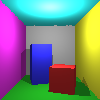
Frame 1 (no input)
Frame 60 (the mouse pressed at the canvas centre just before this capture): identical to frame 1, image omitted
Frame 120 (the mouse held since frame 60 and released just before this capture): identical to frame 1, image omitted

The Processing sketch that drew this single still picture (run headless with seeded random() and noise(); from frame 60 on, the mouse is pressed at the canvas centre):

// Processing sketch: DGILab2_t1
// ── DGILab2_t1.pde
// GLOBAL VARIABLES //<>//
// Here, I put all globals variables into the 'Globals' class just to keep them tidy. You don't have to do this.
public static class Globals {
  static final float PI = 3.14159265358979323846f;
  static final float epsilon = 0.000001f;

  static int SCREEN_WIDTH = 100;
  static int SCREEN_HEIGHT = 100;
  static int t;    //timer

  static ArrayList<Triangle> triangles;
  static float focalLength = SCREEN_HEIGHT;
  static PVector cameraPosition = new PVector(0, 0, -3);
  static PVector lightPos = new PVector(0, -0.5, -0.7);
  static PVector lightColor = new PVector(1*14.f, 1*14.f, 1*14.f);
  static PVector indirectLight = new PVector(1* 0.5f, 1* 0.5f, 1* 0.5f);

  //Movement
  static final float delta = 0.1;  //movement speed modifier for lights and camera
  static final float yaw = 0.05;
  static float cameraYaw = 0.0;
  static Matrix3x3 R = new Matrix3x3();
  
}

void updateRotation(Matrix3x3 r, float yaw) {
  r.setColumn(0, cos(yaw), 0, sin(yaw));
  r.setColumn(1, 0, 1, 0);
  r.setColumn(2, -sin(yaw), 0, cos(yaw));
}

// Represents an intersection with a triangle - see lab instructions
public static class Intersection {
  public PVector position;
  public float distance;
  public int triangleIndex;

  public Intersection() {
    position = new PVector();
    distance = Float.MAX_VALUE;
    triangleIndex = -1;
  }
}

// Main function to find the closest intersection - see lab instructions
public static boolean ClosestIntersection(PVector start, PVector dir, ArrayList<Triangle> triangles, Intersection closestIntersection, int ignoreTriangleIndex) {
  boolean intersected = false;

  for (int i = 0; i < triangles.size(); i++) {

    if (i == ignoreTriangleIndex) {
      continue;
    }

    Triangle triangle = triangles.get(i);
    PVector v0 = triangle.v0;
    PVector v1 = triangle.v1;
    PVector v2 = triangle.v2;
    //PVector e1 = v1;
    //e1.sub(v0);
    //PVector e2 = v2;
    //e2.sub(v0);
    //PVector b = start;
    //start.sub(v0);
    PVector e1 = PVector.sub(v1, v0);
    PVector e2 = PVector.sub(v2, v0);
    PVector b  = PVector.sub(start, v0);

    float[][] vals = {
      { - dir.x, e1.x, e2.x},
      {  -dir.y, e1.y, e2.y},
      { - dir.z, e1.z, e2.z}
    };

    Matrix3x3 A = new Matrix3x3(vals);

    float det = A.determinant();
    if (abs(det) < 1e-6) {
      continue;
    }

    Matrix3x3 Ainv = A.inverse();
    PVector x = Ainv.multiply(b);

    // checkintersection
    float t = x.x;
    float u = x.y;
    float v = x.z;
    // Q: do not set t >= 0. When casting from the surface to the light source while generating the shadow,
    // intersections with t ≈ 0 correspond to the surface itself (self-intersection), which causes shadow acne.
    // Instead, require t > epsilon to ignore hits that are too close to the ray origin.
    if (t >=  Globals.epsilon && u >= 0 && v >= 0 && u + v <= 1) {
      intersected = true;
      if (t < closestIntersection.distance) {
        // .set(start.add(dir.mult(t))) will also change the value of "start" and "dir", so don't do that.
        PVector intersectedPos = PVector.add(start, PVector.mult(dir, t));
        closestIntersection.position.set(intersectedPos);
        closestIntersection.distance = t;
        closestIntersection.triangleIndex = i;
      }
    }
  }

  return intersected;
}

//see lab instructions
PVector DirectLight(Intersection i)
{
  // Check if it's in shadow
  Intersection closestIntersection = new Intersection();
  PVector rayDir = PVector.sub(Globals.lightPos, i.position);
  rayDir.normalize();
  boolean isInShadow = ClosestIntersection(i.position, rayDir, Globals.triangles, closestIntersection, i.triangleIndex);
  if (isInShadow) {
    float pointToIntersectionDistance = PVector.dist(closestIntersection.position, i.position);
    float pointToLightDistance = PVector.dist(Globals.lightPos, i.position);
    if (pointToIntersectionDistance < pointToLightDistance) {
      return new PVector(0, 0, 0);
    }
  }

  // IF not in shadow...

  // Q: set the top light instead of round one
  PVector lightDir = PVector.sub(Globals.lightPos, i.position);
  lightDir.normalize();
  PVector norm = Globals.triangles.get(i.triangleIndex).normal;
  float r = PVector.dist(Globals.lightPos, i.position);
  PVector D = PVector.div(PVector.mult(Globals.lightColor, max(PVector.dot(lightDir, norm), 0)), 4*Globals.PI*r*r);


  return D;
  //return new PVector(0, 0, 0);
}

//THIS IS THE MAIN ENTRY POINT TO THE PROGRAM
void setup() {
  size(100, 100);
  background(0);

  //example of howto initialise a timer (if you want to do that)
  Globals.t = millis();

  //example of howto load a model in
  Globals.triangles = new ArrayList<>();
  CornellBox cb = new CornellBox();
  cb.loadTestModel(Globals.triangles);
  System.out.println("Loaded " + Globals.triangles.size() + " triangles.");

  //initialized rotate matrix
  updateRotation(Globals.R, Globals.cameraYaw);
}

void draw() {
  background(0);

  update();
  //call the update function below - for now, this is just used to calculate how long a single frame take to render

  // draw the whole screen, pixel by pixel
  for (int y = 0; y < Globals.SCREEN_HEIGHT; ++y)
  {
    for (int x = 0; x < Globals.SCREEN_WIDTH; ++x)
    {
      PVector dir = new PVector(x-(Globals.SCREEN_WIDTH / 2), y-(Globals.SCREEN_HEIGHT / 2), Globals.focalLength);
      dir = Globals.R.multiply(dir);
      dir.normalize();
      Intersection closestIntersection = new Intersection();
      boolean isIntersected = ClosestIntersection(Globals.cameraPosition, dir, Globals.triangles, closestIntersection, -1);

      if (isIntersected) {
        PVector triangleCol = Globals.triangles.get(closestIntersection.triangleIndex).col;
        float colorX = triangleCol.x*255;
        float colorY = triangleCol.y*255;
        float colorZ = triangleCol.z*255;
        PVector lightPower = DirectLight(closestIntersection);

        // Deal with indirect light



        //  color c = color(colorX, colorY, colorZ);
        // color c = color(lightPower.x*255, lightPower.y*255, lightPower.z*255);

        // p*D
        //color c = color(lightPower.x*colorX, lightPower.y*colorY, lightPower.z*colorZ);

        // p*(D+N)
        color c = color((lightPower.x + Globals.indirectLight.x)*colorX, (lightPower.y + Globals.indirectLight.y)*colorY, (lightPower.z + Globals.indirectLight.z)*colorZ);
        
        

        set(x, y, c);
      }
    }
  }
  
}

//updatePixels() {
//};  // https :/ /processing.org/reference/updatePixels_.html


void update() {
  //Compute frame time:
  int t2 = millis();
  float dt = float(t2 - Globals.t);
  Globals.t = t2;
  //println("Render time: " + dt +" ms.");
}

void keyPressed() {

  //Note : With the release of macOS Sierra, Apple changed how key repeat works, so keyPressed may not function as expected.
  //See https :/ /github.com/processing/processing/wiki/Troubleshooting#key-repeat-on-macos-sierra

  switch(key)
  {
  case 27 :  //ESCAPE key
    exit();
    break;
  case CODED:
    if (keyCode == UP) {
      Globals.cameraPosition.z += Globals.delta;
    } else if (keyCode == DOWN) {
      Globals.cameraPosition.z -= Globals.delta;
    } else if (keyCode == LEFT) {
      Globals.cameraYaw -= Globals.yaw;
      updateRotation(Globals.R, Globals.cameraYaw);
    } else if (keyCode == RIGHT) {
      Globals.cameraYaw += Globals.yaw;
      updateRotation(Globals.R, Globals.cameraYaw);
    }
    break;
  case 'w':
    Globals.lightPos.z += Globals.delta;
    break;
  case 's':
    Globals.lightPos.z -= Globals.delta;
    break;
  case 'a':
    Globals.lightPos.x -= Globals.delta;
    break;
  case 'd':
    Globals.lightPos.x += Globals.delta;
    break;
  case 'q':
    Globals.lightPos.y -= Globals.delta;
    break;
  case 'e':
    Globals.lightPos.y += Globals.delta;
    break;
  }
}

// ── utils.pde
import java.util.ArrayList;

class Triangle {
  public PVector v0, v1, v2;
  public PVector normal;
  public PVector col;

  public Triangle(PVector v0, PVector v1, PVector v2, PVector col) {
    //System.out.printf("Create triangle: (%f,%f, %f) (%f,%f, %f) (%f,%f, %f)\n", v0.x, v0.y, v0.z,v1.x, v1.y, v1.z,v2.x, v2.y, v2.z);
    this.v0 = new PVector(v0.x, v0.y, v0.z);
    this.v1 = new PVector(v1.x, v1.y, v1.z);
    this.v2 = new PVector(v2.x, v2.y, v2.z);
    this.col = new PVector(col.x, col.y, col.z);
    this.computeNormal(); //problem in this function
  }

  private void computeNormal() {
    PVector e1 = PVector.sub(this.v1, this.v0);
    PVector e2 = PVector.sub(this.v2, this.v0);
    this.normal = e2.cross(e1).normalize();
  }
}

public static class Matrix3x3 {
  float[][] matrix;

  // Constructor
  public Matrix3x3(float[][] values) {
    if (values.length != 3 || values[0].length != 3) {
      throw new IllegalArgumentException("Matrix must be 3x3.");
    }
    this.matrix = values;
  }

  public Matrix3x3() {
    float[][] values = {
      {0, 0, 0},
      {0, 0, 0},
      {0, 0, 0}
    };
    this.matrix = values;
  }

  public void setColumn(int col, float a, float b, float c) {
    if ((col > 2) || (col < 0)) return;
    this.matrix[col][0] = a;
    this.matrix[col][1] = b;
    this.matrix[col][2] = c;
  }

  // Get determinant of the matrix
  public float determinant() {
    return matrix[0][0] * (matrix[1][1] * matrix[2][2] - matrix[1][2] * matrix[2][1])
      - matrix[0][1] * (matrix[1][0] * matrix[2][2] - matrix[1][2] * matrix[2][0])
      + matrix[0][2] * (matrix[1][0] * matrix[2][1] - matrix[1][1] * matrix[2][0]);
  }

  // Get the inverse of the matrix
  public Matrix3x3 inverse() {
    float det = determinant();
    if (abs(det) < 1e-6) { // Prevent division by zero
      throw new ArithmeticException("Matrix is singular and cannot be inverted.");
    }

    float[][] inv = new float[3][3];

    // Compute the adjugate matrix (cofactor matrix transposed)
    inv[0][0] = (matrix[1][1] * matrix[2][2] - matrix[1][2] * matrix[2][1]) / det;
    inv[0][1] = (matrix[0][2] * matrix[2][1] - matrix[0][1] * matrix[2][2]) / det;
    inv[0][2] = (matrix[0][1] * matrix[1][2] - matrix[0][2] * matrix[1][1]) / det;

    inv[1][0] = (matrix[1][2] * matrix[2][0] - matrix[1][0] * matrix[2][2]) / det;
    inv[1][1] = (matrix[0][0] * matrix[2][2] - matrix[0][2] * matrix[2][0]) / det;
    inv[1][2] = (matrix[0][2] * matrix[1][0] - matrix[0][0] * matrix[1][2]) / det;

    inv[2][0] = (matrix[1][0] * matrix[2][1] - matrix[1][1] * matrix[2][0]) / det;
    inv[2][1] = (matrix[0][1] * matrix[2][0] - matrix[0][0] * matrix[2][1]) / det;
    inv[2][2] = (matrix[0][0] * matrix[1][1] - matrix[0][1] * matrix[1][0]) / det;

    return new Matrix3x3(inv);
  }

  // Matrix multiplication
  public Matrix3x3 multiply(Matrix3x3 other) {
    float[][] result = new float[3][3];

    for (int i = 0; i < 3; i++) {
      for (int j = 0; j < 3; j++) {
        result[i][j] = 0;
        for (int k = 0; k < 3; k++) {
          result[i][j] += this.matrix[i][k] * other.matrix[k][j];
        }
      }
    }
    return new Matrix3x3(result);
  }

  // Multiply the matrix by a vector
  public PVector multiply(PVector vector) {
    float x = matrix[0][0] * vector.x + matrix[0][1] * vector.y + matrix[0][2] * vector.z;
    float y = matrix[1][0] * vector.x + matrix[1][1] * vector.y + matrix[1][2] * vector.z;
    float z = matrix[2][0] * vector.x + matrix[2][1] * vector.y + matrix[2][2] * vector.z;
    return new PVector(x, y, z);
  }

  // Print matrix for debugging
  public void print() {
    System.out.printf("\nMatrix:\n");
    System.out.printf("[ %.4f  %.4f  %.4f ]\n", matrix[0][0], matrix[1][0], matrix[2][0]);
    System.out.printf("[ %.4f  %.4f  %.4f ]\n", matrix[0][1], matrix[1][1], matrix[2][1]);
    System.out.printf("[ %.4f  %.4f  %.4f ]\n", matrix[0][2], matrix[1][2], matrix[2][2]);
  }

  // Get matrix data
  public float[][] getMatrix() {
    return matrix;
  }
}

public class CornellBox {
  public void loadTestModel(ArrayList<Triangle> triangles) {
    // Define colors
    PVector red = new PVector(0.75f, 0.15f, 0.15f);
    PVector yellow = new PVector(0.75f, 0.75f, 0.15f);
    PVector green = new PVector(0.15f, 0.75f, 0.15f);
    PVector cyan = new PVector(0.15f, 0.75f, 0.75f);
    PVector blue = new PVector(0.15f, 0.15f, 0.75f);
    PVector purple = new PVector(0.75f, 0.15f, 0.75f);
    PVector white = new PVector(0.75f, 0.75f, 0.75f);

    triangles.clear();
    triangles.ensureCapacity(5 * 2 * 3);

    // Room dimensions
    float L = 555.0f;

    // Define room corners
    PVector A = new PVector(L, 0.0f, 0.0f);
    PVector B = new PVector(0.0f, 0.0f, 0.0f);
    PVector C = new PVector(L, 0.0f, L);
    PVector D = new PVector(0.0f, 0.0f, L);
    PVector E = new PVector(L, L, 0.0f);
    PVector F = new PVector(0.0f, L, 0.0f);
    PVector G = new PVector(L, L, L);
    PVector H = new PVector(0.0f, L, L);

    //Floor
    triangles.add(new Triangle(C, B, A, green));
    triangles.add(new Triangle(C, D, B, green));

    // Left wall
    triangles.add(new Triangle(A, E, C, purple));
    triangles.add(new Triangle(C, E, G, purple));

    // Right wall
    triangles.add(new Triangle(F, B, D, yellow));
    triangles.add(new Triangle(H, F, D, yellow));

    // Ceiling
    triangles.add(new Triangle(E, F, G, cyan));
    triangles.add(new Triangle(F, H, G, cyan));

    // Back wall
    triangles.add(new Triangle(G, D, C, white));
    triangles.add(new Triangle(G, H, D, white));

    // Short block
    A = new PVector(290, 0, 114);
    B = new PVector(130, 0, 65);
    C = new PVector(240, 0, 272);
    D = new PVector(82, 0, 225);
    E = new PVector(290, 165, 114);
    F = new PVector(130, 165, 65);
    G = new PVector(240, 165, 272);
    H = new PVector(82, 165, 225);

    // Front
    triangles.add(new Triangle(E, B, A, red));
    triangles.add(new Triangle(E, F, B, red));

    // Back
    triangles.add(new Triangle(F, D, B, red));
    triangles.add(new Triangle(F, H, D, red));

    // Back
    triangles.add(new Triangle(H, C, D, red));
    triangles.add(new Triangle(H, G, C, red));

    // Left
    triangles.add(new Triangle(G, E, C, red));
    triangles.add(new Triangle(E, A, C, red));

    // Top
    triangles.add(new Triangle(G, F, E, red));
    triangles.add(new Triangle(G, H, F, red));

    // Tall block
    A = new PVector(423, 0, 247);
    B = new PVector(265, 0, 296);
    C = new PVector(472, 0, 406);
    D = new PVector(314, 0, 456);
    E = new PVector(423, 330, 247);
    F = new PVector(265, 330, 296);
    G = new PVector(472, 330, 406);
    H = new PVector(314, 330, 456);

    // Front
    triangles.add(new Triangle(E, B, A, blue));
    triangles.add(new Triangle(E, F, B, blue));

    // Back
    triangles.add(new Triangle(F, D, B, blue));
    triangles.add(new Triangle(F, H, D, blue));

    // Back
    triangles.add(new Triangle(H, C, D, blue));
    triangles.add(new Triangle(H, G, C, blue));

    // Left
    triangles.add(new Triangle(G, E, C, blue));
    triangles.add(new Triangle(E, A, C, blue));

    // Top
    triangles.add(new Triangle(G, F, E, blue));
    triangles.add(new Triangle(G, H, F, blue));

    PVector oneoneone = new PVector(1, 1, 1);
    // Scale to the volume [-1,1]^3
    for (int i = 0; i < triangles.size(); i++) {
      Triangle tri = triangles.get(i);
      tri.v0.mult(2/L);
      tri.v1.mult(2/L);
      tri.v2.mult(2/L);

      tri.v0.sub(oneoneone);
      tri.v1.sub(oneoneone);
      tri.v2.sub(oneoneone);

      tri.v0.x *= -1;
      tri.v1.x *= -1;
      tri.v2.x *= -1;
      tri.v0.y *= -1;
      tri.v1.y *= -1;
      tri.v2.y *= -1;

      triangles.get(i).computeNormal();

      System.out.printf("Tri %d [ (%f,%f,%f) (%f,%f,%f) (%f,%f,%f)]\n", i, triangles.get(i).v0.x, triangles.get(i).v0.y, triangles.get(i).v0.z, triangles.get(i).v1.x, triangles.get(i).v1.y, triangles.get(i).v1.z, triangles.get(i).v2.x, triangles.get(i).v2.y, triangles.get(i).v2.z);
    }
  }
}
